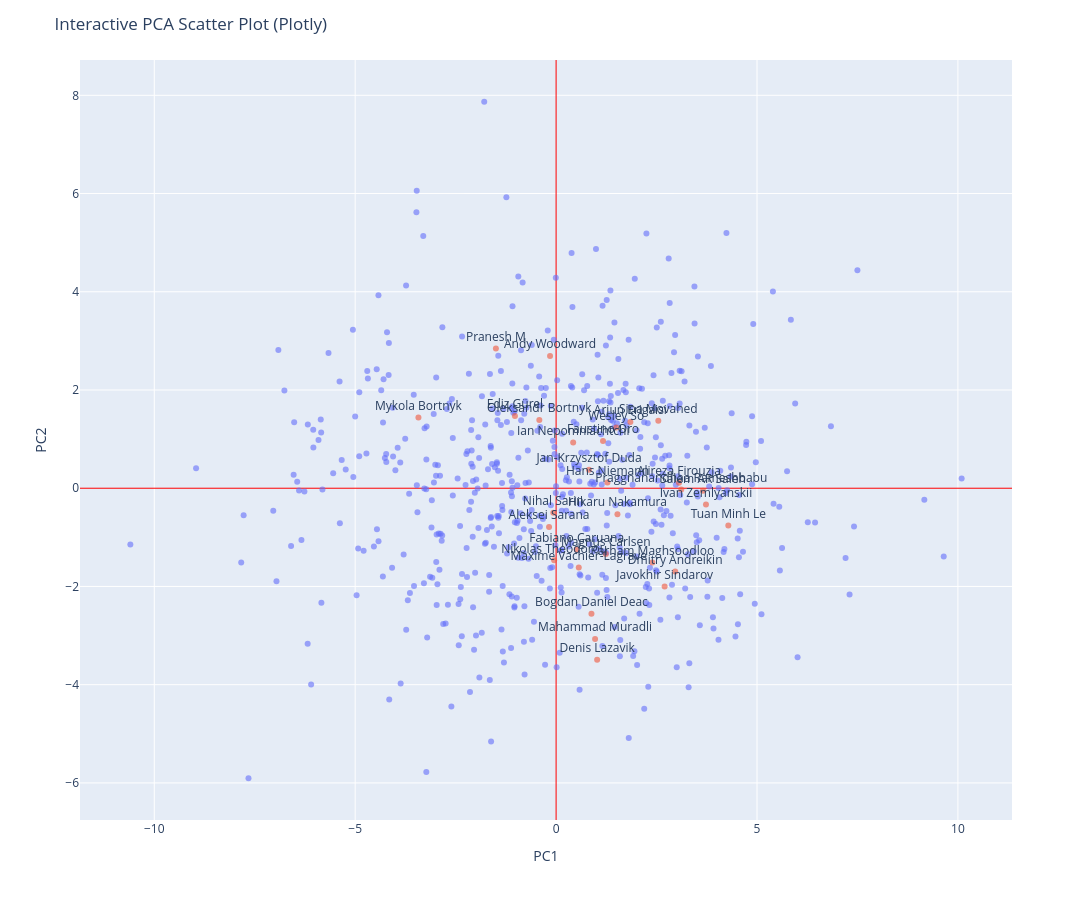

Notebook code for this chart:
### Code cell
df_interpretate_pca = pd.DataFrame({
    "PC1": interpretate_X_pca[:, 0],
    "PC2": interpretate_X_pca[:, 1],
    "Name": df_interpretate.user.values
})

top_highest_players = df_sorted.tail(30).Name.values
#选top玩家
df_interpretate_pca["is_top"] = df_interpretate_pca["Name"].isin(top_highest_players)
#只有top玩家显示文字，其他玩家为空
df_interpretate_pca["text"] = df_interpretate_pca["Name"].where(df_interpretate_pca["is_top"], "")

fig = px.scatter(
    df_interpretate_pca,
    x="PC1",
    y="PC2",
    color="is_top",
    text="text",          #只显示 top 的名字
    hover_name="Name",    #其他一般的玩家只有悬停的时候才显示名字
    opacity=0.6
)
fig.update_traces(textposition="top center")
fig.update_layout(
    width=1200,
    height=900,
    showlegend=False,
    title="Interactive PCA Scatter Plot (Plotly)"
)

fig.update_xaxes(zeroline=True, zerolinewidth=1,zerolinecolor='red')
fig.update_yaxes(zeroline=True, zerolinewidth=1,zerolinecolor='red')

fig.show()

# 筛选 top 玩家
top_coords = df_interpretate_pca[df_interpretate_pca["is_top"]][["Name", "PC1", "PC2"]]

# 打印出来
print(top_coords)

### Figure 1 — Plotly figure (JSON) as saved in the notebook; plotly's stock layout.template omitted (floating-point values rounded to 4 significant figures; data arrays with more than 128 entries replaced by an {"elided": "..."} marker saying what was removed)
{"data": [{"hovertemplate": "<b>%{hovertext}</b><br><br>is_top=False<br>PC1=%{x}<br>PC2=%{y}<br>text=%{text}<extra></extra>", "hovertext": {"elided": "577 str values"}, "legendgroup": "False", "marker": {"color": "#636efa", "opacity": 0.6, "symbol": "circle"}, "mode": "markers+text", "name": "False", "orientation": "v", "showlegend": true, "text": {"elided": "577 str values"}, "textposition": "top center", "type": "scatter", "x": {"elided": "577 float values"}, "xaxis": "x", "y": {"elided": "577 float values"}, "yaxis": "y"}, {"hovertemplate": "<b>%{hovertext}</b><br><br>is_top=True<br>PC1=%{x}<br>PC2=%{y}<br>text=%{text}<extra></extra>", "hovertext": ["Aleksei Sarana", "Alireza Firouzja", "Andy Woodward", "Arjun Erigaisi", "Bogdan Daniel Deac", "Denis Lazavik", "Dmitry Andreikin", "Ediz Gürel", "Fabiano Caruana", "Faustino Oro", "Hans Niemann", "Hikaru Nakamura", "Ian Nepomniachtchi", "Ivan Zemlyanskii", "Jan-Krzysztof Duda", "Javokhir Sindarov", "Magnus Carlsen", "Mahammad Muradli", "Maxime Vachier-Lagrave", "Mykola Bortnyk", "Nihal Sarin", "Nikolas Theodorou", "Oleksandr Bortnyk", "Parham Maghsoodloo", "Praggnanandhaa Rameshbabu", "Pranesh M", "Salem AR Saleh", "Sina Movahed", "Tuan Minh Le", "Wesley So"], "legendgroup": "True", "marker": {"color": "#EF553B", "opacity": 0.6, "symbol": "circle"}, "mode": "markers+text", "name": "True", "orientation": "v", "showlegend": true, "text": ["Aleksei Sarana", "Alireza Firouzja", "Andy Woodward", "Arjun Erigaisi", "Bogdan Daniel Deac", "Denis Lazavik", "Dmitry Andreikin", "Ediz Gürel", "Fabiano Caruana", "Faustino Oro", "Hans Niemann", "Hikaru Nakamura", "Ian Nepomniachtchi", "Ivan Zemlyanskii", "Jan-Krzysztof Duda", "Javokhir Sindarov", "Magnus Carlsen", "Mahammad Muradli", "Maxime Vachier-Lagrave", "Mykola Bortnyk", "Nihal Sarin", "Nikolas Theodorou", "Oleksandr Bortnyk", "Parham Maghsoodloo", "Praggnanandhaa Rameshbabu", "Pranesh M", "Salem AR Saleh", "Sina Movahed", "Tuan Minh Le", "Wesley So"], "textposition": "top center", "type": "scatter", "x": [-0.1747, 3.058, -0.1507, 1.849, 0.88, 1.022, 2.964, -1.024, 0.5123, 1.168, 1.278, 1.527, 0.4247, 3.73, 0.8185, 2.701, 1.238, 0.9702, 0.5646, -3.426, -0.06992, -0.04902, -0.4173, 2.395, 3.115, -1.498, 3.656, 2.544, 4.285, 1.497], "xaxis": "x", "y": [-0.7882, 0.1138, 2.691, 1.347, -2.558, -3.491, -1.696, 1.469, -1.248, 0.9595, 0.1171, -0.5279, 0.9329, -0.33, 0.3773, -2.0, -1.337, -3.07, -1.616, 1.438, -0.5013, -1.469, 1.39, -1.513, -0.02422, 2.847, -0.05291, 1.372, -0.7598, 1.238], "yaxis": "y"}], "layout": {"height": 900, "legend": {"title": {"text": "is_top"}, "tracegroupgap": 0}, "margin": {"t": 60}, "showlegend": false, "title": {"text": "Interactive PCA Scatter Plot (Plotly)"}, "width": 1200, "xaxis": {"anchor": "y", "domain": [0, 1], "title": {"text": "PC1"}, "zeroline": true, "zerolinecolor": "red", "zerolinewidth": 1}, "yaxis": {"anchor": "x", "domain": [0, 1], "title": {"text": "PC2"}, "zeroline": true, "zerolinecolor": "red", "zerolinewidth": 1}}}
